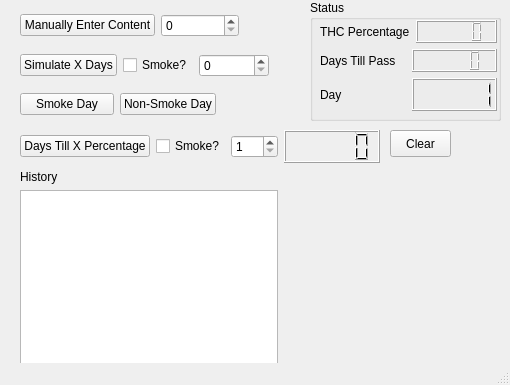
<ui version="4.0" >
 <class>MainWindow</class>
 <widget class="QMainWindow" name="MainWindow" >
  <property name="geometry" >
   <rect>
    <x>0</x>
    <y>0</y>
    <width>510</width>
    <height>385</height>
   </rect>
  </property>
  <property name="windowTitle" >
   <string>VisiTHCalc</string>
  </property>
  <widget class="QWidget" name="centralwidget" >
   <widget class="QWidget" name="layoutWidget0" >
    <property name="geometry" >
     <rect>
      <x>20</x>
      <y>50</y>
      <width>249</width>
      <height>31</height>
     </rect>
    </property>
    <layout class="QHBoxLayout" >
     <property name="margin" >
      <number>0</number>
     </property>
     <property name="spacing" >
      <number>6</number>
     </property>
     <item>
      <widget class="QPushButton" name="simulateButton" >
       <property name="text" >
        <string>Simulate X Days</string>
       </property>
      </widget>
     </item>
     <item>
      <widget class="QCheckBox" name="smokeCheckBox" >
       <property name="text" >
        <string>Smoke?</string>
       </property>
       <property name="tristate" >
        <bool>false</bool>
       </property>
      </widget>
     </item>
     <item>
      <widget class="QSpinBox" name="simulateSpinBox" />
     </item>
    </layout>
   </widget>
   <widget class="QWidget" name="layoutWidget1" >
    <property name="geometry" >
     <rect>
      <x>20</x>
      <y>10</y>
      <width>219</width>
      <height>31</height>
     </rect>
    </property>
    <layout class="QHBoxLayout" >
     <property name="margin" >
      <number>0</number>
     </property>
     <property name="spacing" >
      <number>6</number>
     </property>
     <item>
      <widget class="QPushButton" name="enterContentButton" >
       <property name="text" >
        <string>Manually Enter Content</string>
       </property>
      </widget>
     </item>
     <item>
      <widget class="QSpinBox" name="contentSpinBox" >
       <property name="maximum" >
        <number>999</number>
       </property>
      </widget>
     </item>
    </layout>
   </widget>
   <widget class="QWidget" name="layoutWidget2" >
    <property name="geometry" >
     <rect>
      <x>20</x>
      <y>90</y>
      <width>196</width>
      <height>29</height>
     </rect>
    </property>
    <layout class="QHBoxLayout" >
     <property name="margin" >
      <number>0</number>
     </property>
     <property name="spacing" >
      <number>6</number>
     </property>
     <item>
      <widget class="QPushButton" name="smokeButton" >
       <property name="text" >
        <string>Smoke Day</string>
       </property>
      </widget>
     </item>
     <item>
      <widget class="QPushButton" name="nonSmokeButton" >
       <property name="text" >
        <string>Non-Smoke Day</string>
       </property>
      </widget>
     </item>
    </layout>
   </widget>
   <widget class="QWidget" name="layoutWidget3" >
    <property name="geometry" >
     <rect>
      <x>20</x>
      <y>170</y>
      <width>258</width>
      <height>217</height>
     </rect>
    </property>
    <layout class="QVBoxLayout" >
     <property name="margin" >
      <number>0</number>
     </property>
     <property name="spacing" >
      <number>6</number>
     </property>
     <item>
      <widget class="QLabel" name="HistoryLabel" >
       <property name="text" >
        <string>History</string>
       </property>
      </widget>
     </item>
     <item>
      <widget class="QListWidget" name="historyListWidget" />
     </item>
    </layout>
   </widget>
   <widget class="QGroupBox" name="groupBox" >
    <property name="geometry" >
     <rect>
      <x>310</x>
      <y>0</y>
      <width>191</width>
      <height>121</height>
     </rect>
    </property>
    <property name="title" >
     <string>Status</string>
    </property>
    <widget class="QWidget" name="layoutWidget4" >
     <property name="geometry" >
      <rect>
       <x>10</x>
       <y>20</y>
       <width>177</width>
       <height>91</height>
      </rect>
     </property>
     <layout class="QVBoxLayout" >
      <property name="margin" >
       <number>0</number>
      </property>
      <property name="spacing" >
       <number>6</number>
      </property>
      <item>
       <layout class="QVBoxLayout" >
        <property name="margin" >
         <number>0</number>
        </property>
        <property name="spacing" >
         <number>6</number>
        </property>
        <item>
         <layout class="QHBoxLayout" >
          <property name="margin" >
           <number>0</number>
          </property>
          <property name="spacing" >
           <number>6</number>
          </property>
          <item>
           <widget class="QLabel" name="thLabel" >
            <property name="text" >
             <string>THC Percentage</string>
            </property>
           </widget>
          </item>
          <item>
           <widget class="QLCDNumber" name="percentLcdNumber" />
          </item>
         </layout>
        </item>
        <item>
         <layout class="QHBoxLayout" >
          <property name="margin" >
           <number>0</number>
          </property>
          <property name="spacing" >
           <number>6</number>
          </property>
          <item>
           <widget class="QLabel" name="dayPassLabel" >
            <property name="text" >
             <string>Days Till Pass</string>
            </property>
           </widget>
          </item>
          <item>
           <widget class="QLCDNumber" name="passLcdNumber" />
          </item>
         </layout>
        </item>
       </layout>
      </item>
      <item>
       <layout class="QHBoxLayout" >
        <property name="margin" >
         <number>0</number>
        </property>
        <property name="spacing" >
         <number>6</number>
        </property>
        <item>
         <widget class="QLabel" name="dayLabel" >
          <property name="text" >
           <string>Day</string>
          </property>
         </widget>
        </item>
        <item>
         <widget class="QLCDNumber" name="dayLcdNumber" >
          <property name="value" stdset="0" >
           <double>1.000000000000000</double>
          </property>
          <property name="intValue" stdset="0" >
           <number>1</number>
          </property>
         </widget>
        </item>
       </layout>
      </item>
     </layout>
    </widget>
   </widget>
   <widget class="QPushButton" name="clearButton" >
    <property name="geometry" >
     <rect>
      <x>390</x>
      <y>130</y>
      <width>61</width>
      <height>27</height>
     </rect>
    </property>
    <property name="text" >
     <string>Clear</string>
    </property>
   </widget>
   <widget class="QWidget" name="layoutWidget5" >
    <property name="geometry" >
     <rect>
      <x>20</x>
      <y>130</y>
      <width>360</width>
      <height>33</height>
     </rect>
    </property>
    <layout class="QHBoxLayout" >
     <property name="margin" >
      <number>0</number>
     </property>
     <property name="spacing" >
      <number>6</number>
     </property>
     <item>
      <layout class="QHBoxLayout" >
       <property name="margin" >
        <number>0</number>
       </property>
       <property name="spacing" >
        <number>6</number>
       </property>
       <item>
        <widget class="QPushButton" name="daysTillButton" >
         <property name="text" >
          <string>Days Till X Percentage</string>
         </property>
        </widget>
       </item>
       <item>
        <widget class="QCheckBox" name="tillSmokeCheckBox" >
         <property name="text" >
          <string>Smoke?</string>
         </property>
        </widget>
       </item>
       <item>
        <widget class="QSpinBox" name="daysTillSpinBox" >
         <property name="maximum" >
          <number>999</number>
         </property>
         <property name="minimum" >
          <number>1</number>
         </property>
         <property name="value" >
          <number>1</number>
         </property>
        </widget>
       </item>
      </layout>
     </item>
     <item>
      <widget class="QLCDNumber" name="daysTillLcdNumber" />
     </item>
    </layout>
   </widget>
  </widget>
  <widget class="QMenuBar" name="menubar" >
   <property name="geometry" >
    <rect>
     <x>0</x>
     <y>0</y>
     <width>510</width>
     <height>25</height>
    </rect>
   </property>
  </widget>
  <widget class="QStatusBar" name="statusbar" />
 </widget>
 <resources/>
 <connections/>
</ui>
